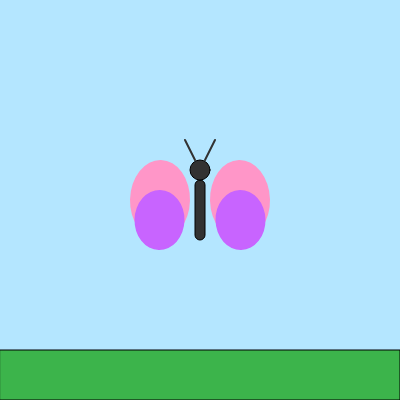
Frame 1 (no input)
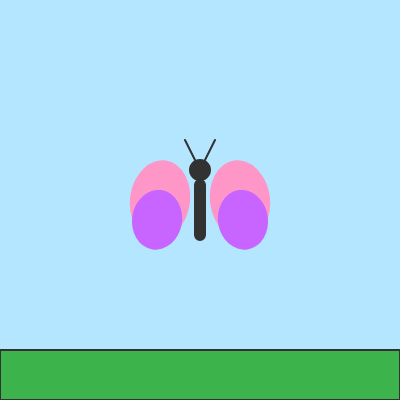
Frame 60 (no input)
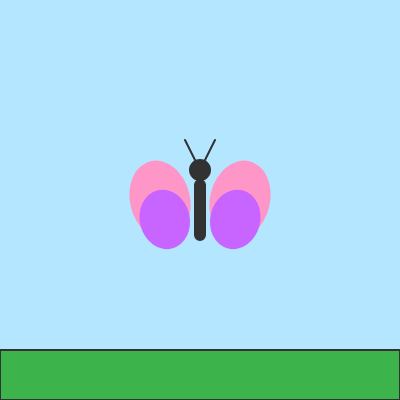
Frame 120 (the mouse pressed at the canvas centre since frame 60)

The p5.js sketch that drew these frames (run headless with seeded random() and noise() and a simulated clock; from frame 60 on, the mouse is pressed at the canvas centre):

// p5.js sketch
// ── sketch.js
let angle = 0, dir = 1;

function setup() {
  createCanvas(400, 400);
}

function draw() {
  background(180, 230, 255); // sky
  fill(60, 180, 75);
  rect(0, 350, width, 50); // grass

  // butterfly body
  fill(50);
  rect(195, 180, 10, 60, 5);
  ellipse(200, 170, 20); // head

  // wings
  angle += 0.05 * dir;
  if (angle > PI / 6 || angle < -PI / 6) dir *= -1;

  drawWing(160, 200, angle);
  drawWing(240, 200, -angle);

  // antennae
  stroke(50); strokeWeight(2);
  line(195, 160, 185, 140);
  line(205, 160, 215, 140);
}

function drawWing(x, y, a) {
  push();
  translate(x, y);
  rotate(sin(a) * 0.5);
  noStroke();
  fill(255, 150, 200);
  ellipse(0, 0, 60, 80);
  fill(200, 100, 255);
  ellipse(0, 20, 50, 60);
  pop();
}
